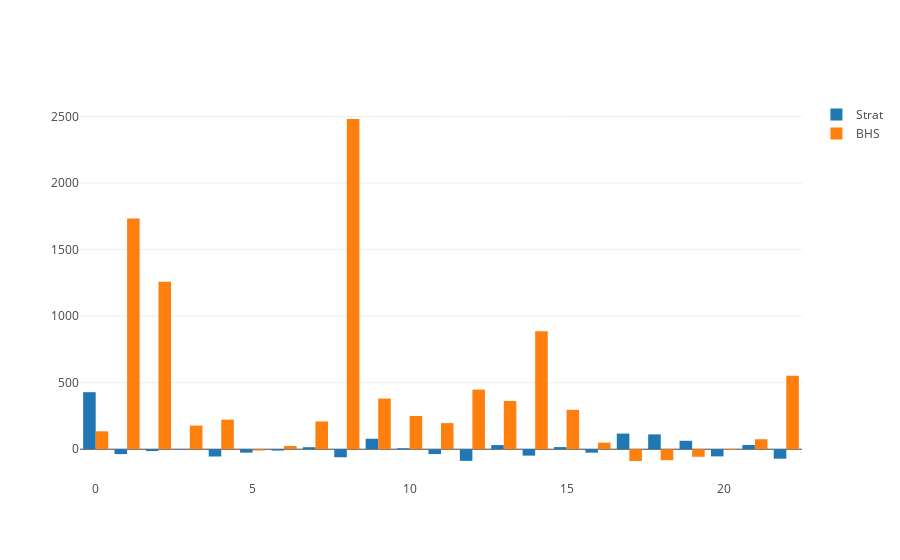

Notebook code cell kept with this figure:
### Code cell
strat = go.Bar(y=stock_metrics.loc['Strat'],name='Strat')
bhs = go.Bar(y=stock_metrics.loc['BHS'],name='BHS')
iplot([strat,bhs])

### Figure 1 — Plotly figure (JSON) as saved in the notebook; plotly's stock layout.template omitted (floating-point values rounded to 4 significant figures)
{"data": [{"name": "Strat", "type": "bar", "y": [428.6, -36.81, -13.77, 0.46, -54.64, -25.73, -10.17, 15.14, -60.36, 78.71, 7.2, -36.52, -87.36, 31.12, -48.01, 16, -25.69, 117.4, 111.4, 63.32, -53.78, 31.92, -71.12]}, {"name": "BHS", "type": "bar", "y": [134.4, 1735.0, 1258.0, 177.3, 222.0, -9.69, 23.87, 208.6, 2481.0, 380.9, 249.9, 196.4, 448.1, 362.6, 887.2, 295.9, 49.15, -88.5, -82.65, -56.7, -5.52, 75.11, 552.3]}], "layout": {}}
